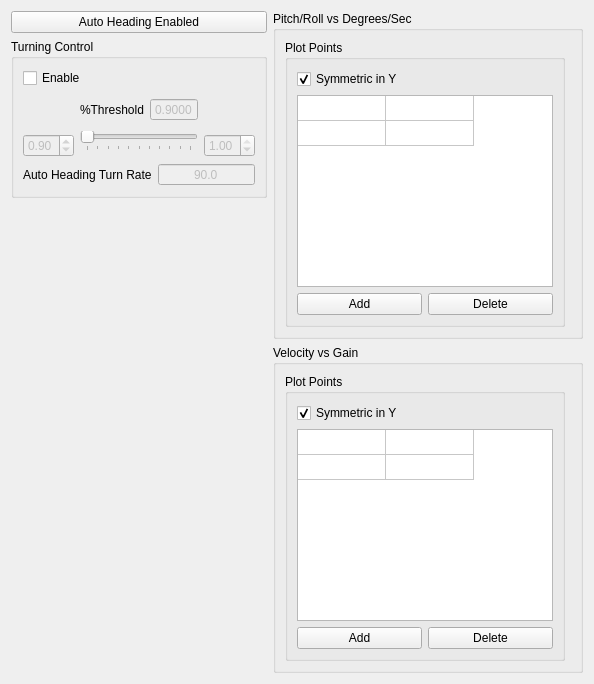
      <widget class="QWidget" name="tab_6">
       <property name="enabled">
        <bool>true</bool>
       </property>
       <attribute name="title">
        <string>Turning</string>
       </attribute>
       <layout class="QHBoxLayout" name="horizontalLayout_58" stretch="0,5">
        <item>
         <layout class="QVBoxLayout" name="verticalLayout_29">
          <item>
           <widget class="QPushButton" name="headingStatusButton">
            <property name="text">
             <string>Auto Heading Enabled</string>
            </property>
           </widget>
          </item>
          <item>
           <widget class="QGroupBox" name="groupBox_15">
            <property name="enabled">
             <bool>true</bool>
            </property>
            <property name="toolTip">
             <string/>
            </property>
            <property name="title">
             <string>Turning Control</string>
            </property>
            <layout class="QVBoxLayout" name="verticalLayout_25">
             <item>
              <widget class="QCheckBox" name="thresholdTurningEnabled">
               <property name="text">
                <string>Enable</string>
               </property>
              </widget>
             </item>
             <item>
              <layout class="QHBoxLayout" name="horizontalLayout_62">
               <item>
                <layout class="QVBoxLayout" name="verticalLayout_33">
                 <item>
                  <spacer name="verticalSpacer_6">
                   <property name="orientation">
                    <enum>Qt::Vertical</enum>
                   </property>
                   <property name="sizeType">
                    <enum>QSizePolicy::Minimum</enum>
                   </property>
                   <property name="sizeHint" stdset="0">
                    <size>
                     <width>20</width>
                     <height>40</height>
                    </size>
                   </property>
                  </spacer>
                 </item>
                 <item>
                  <widget class="QDoubleSpinBox" name="minThresholdScale">
                   <property name="enabled">
                    <bool>false</bool>
                   </property>
                   <property name="maximum">
                    <double>1.000000000000000</double>
                   </property>
                   <property name="singleStep">
                    <double>0.010000000000000</double>
                   </property>
                   <property name="value">
                    <double>0.900000000000000</double>
                   </property>
                  </widget>
                 </item>
                </layout>
               </item>
               <item>
                <layout class="QVBoxLayout" name="verticalLayout_24">
                 <item>
                  <layout class="QHBoxLayout" name="horizontalLayout_46">
                   <item>
                    <widget class="QLabel" name="label_36">
                     <property name="text">
                      <string>%Threshold</string>
                     </property>
                    </widget>
                   </item>
                   <item>
                    <widget class="QDoubleSpinBox" name="thresholdWeight">
                     <property name="enabled">
                      <bool>false</bool>
                     </property>
                     <property name="alignment">
                      <set>Qt::AlignCenter</set>
                     </property>
                     <property name="buttonSymbols">
                      <enum>QAbstractSpinBox::NoButtons</enum>
                     </property>
                     <property name="decimals">
                      <number>4</number>
                     </property>
                     <property name="maximum">
                      <double>1.000000000000000</double>
                     </property>
                     <property name="singleStep">
                      <double>0.010000000000000</double>
                     </property>
                     <property name="value">
                      <double>0.900000000000000</double>
                     </property>
                    </widget>
                   </item>
                  </layout>
                 </item>
                 <item>
                  <widget class="QSlider" name="thresholdTurningSlider">
                   <property name="enabled">
                    <bool>false</bool>
                   </property>
                   <property name="maximum">
                    <number>100</number>
                   </property>
                   <property name="value">
                    <number>0</number>
                   </property>
                   <property name="sliderPosition">
                    <number>0</number>
                   </property>
                   <property name="orientation">
                    <enum>Qt::Horizontal</enum>
                   </property>
                   <property name="tickPosition">
                    <enum>QSlider::TicksBelow</enum>
                   </property>
                  </widget>
                 </item>
                </layout>
               </item>
               <item>
                <layout class="QVBoxLayout" name="verticalLayout_34">
                 <item>
                  <spacer name="verticalSpacer_7">
                   <property name="orientation">
                    <enum>Qt::Vertical</enum>
                   </property>
                   <property name="sizeType">
                    <enum>QSizePolicy::Minimum</enum>
                   </property>
                   <property name="sizeHint" stdset="0">
                    <size>
                     <width>20</width>
                     <height>40</height>
                    </size>
                   </property>
                  </spacer>
                 </item>
                 <item>
                  <widget class="QDoubleSpinBox" name="maxThresholdScale">
                   <property name="enabled">
                    <bool>false</bool>
                   </property>
                   <property name="maximum">
                    <double>1.000000000000000</double>
                   </property>
                   <property name="singleStep">
                    <double>0.010000000000000</double>
                   </property>
                   <property name="value">
                    <double>1.000000000000000</double>
                   </property>
                  </widget>
                 </item>
                </layout>
               </item>
              </layout>
             </item>
             <item>
              <layout class="QHBoxLayout" name="horizontalLayout_67">
               <item>
                <widget class="QLabel" name="label_37">
                 <property name="text">
                  <string>Auto Heading Turn Rate</string>
                 </property>
                </widget>
               </item>
               <item>
                <widget class="QDoubleSpinBox" name="autoHeadingTurnRate">
                 <property name="enabled">
                  <bool>false</bool>
                 </property>
                 <property name="alignment">
                  <set>Qt::AlignCenter</set>
                 </property>
                 <property name="buttonSymbols">
                  <enum>QAbstractSpinBox::NoButtons</enum>
                 </property>
                 <property name="decimals">
                  <number>1</number>
                 </property>
                 <property name="minimum">
                  <double>0.100000000000000</double>
                 </property>
                 <property name="maximum">
                  <double>1000.000000000000000</double>
                 </property>
                 <property name="singleStep">
                  <double>1.000000000000000</double>
                 </property>
                 <property name="value">
                  <double>90.000000000000000</double>
                 </property>
                </widget>
               </item>
              </layout>
             </item>
            </layout>
           </widget>
          </item>
          <item>
           <spacer name="verticalSpacer_11">
            <property name="orientation">
             <enum>Qt::Vertical</enum>
            </property>
            <property name="sizeHint" stdset="0">
             <size>
              <width>20</width>
              <height>40</height>
             </size>
            </property>
           </spacer>
          </item>
         </layout>
        </item>
        <item>
         <layout class="QVBoxLayout" name="verticalLayout_32">
          <item>
           <widget class="QGroupBox" name="groupBox_17">
            <property name="title">
             <string>Pitch/Roll vs Degrees/Sec</string>
            </property>
            <layout class="QHBoxLayout" name="horizontalLayout_57" stretch="0,10">
             <item>
              <widget class="QGroupBox" name="groupBox_7">
               <property name="title">
                <string>Plot Points</string>
               </property>
               <layout class="QVBoxLayout" name="verticalLayout_27">
                <item>
                 <widget class="QCheckBox" name="plotSymmetricCheckBox">
                  <property name="text">
                   <string>Symmetric in Y</string>
                  </property>
                  <property name="checked">
                   <bool>true</bool>
                  </property>
                 </widget>
                </item>
                <item>
                 <layout class="QVBoxLayout" name="verticalLayout_26">
                  <item>
                   <widget class="QTableWidget" name="plotTableWidget">
                    <property name="rowCount">
                     <number>2</number>
                    </property>
                    <property name="columnCount">
                     <number>2</number>
                    </property>
                    <attribute name="horizontalHeaderVisible">
                     <bool>false</bool>
                    </attribute>
                    <attribute name="horizontalHeaderCascadingSectionResizes">
                     <bool>false</bool>
                    </attribute>
                    <attribute name="horizontalHeaderDefaultSectionSize">
                     <number>88</number>
                    </attribute>
                    <attribute name="horizontalHeaderStretchLastSection">
                     <bool>false</bool>
                    </attribute>
                    <attribute name="verticalHeaderVisible">
                     <bool>false</bool>
                    </attribute>
                    <attribute name="verticalHeaderDefaultSectionSize">
                     <number>25</number>
                    </attribute>
                    <attribute name="verticalHeaderStretchLastSection">
                     <bool>false</bool>
                    </attribute>
                    <row/>
                    <row/>
                    <column/>
                    <column/>
                   </widget>
                  </item>
                  <item>
                   <layout class="QHBoxLayout" name="horizontalLayout_47">
                    <item>
                     <widget class="QPushButton" name="addRowButton">
                      <property name="text">
                       <string>Add</string>
                      </property>
                     </widget>
                    </item>
                    <item>
                     <widget class="QPushButton" name="deleteRowButton">
                      <property name="text">
                       <string>Delete</string>
                      </property>
                     </widget>
                    </item>
                   </layout>
                  </item>
                 </layout>
                </item>
               </layout>
              </widget>
             </item>
             <item>
              <widget class="QStackedWidget" name="ratioDisplayWidget">
               <widget class="QWidget" name="page_5"/>
               <widget class="QWidget" name="page_6"/>
              </widget>
             </item>
            </layout>
           </widget>
          </item>
          <item>
           <widget class="QGroupBox" name="groupBox_18">
            <property name="title">
             <string>Velocity vs Gain</string>
            </property>
            <layout class="QHBoxLayout" name="horizontalLayout_56" stretch="0,10">
             <item>
              <widget class="QGroupBox" name="groupBox_9">
               <property name="title">
                <string>Plot Points</string>
               </property>
               <layout class="QVBoxLayout" name="verticalLayout_30">
                <item>
                 <widget class="QCheckBox" name="plotSymmetricCheckBox_2">
                  <property name="text">
                   <string>Symmetric in Y</string>
                  </property>
                  <property name="checked">
                   <bool>true</bool>
                  </property>
                 </widget>
                </item>
                <item>
                 <layout class="QVBoxLayout" name="verticalLayout_31">
                  <item>
                   <widget class="QTableWidget" name="plotVelocityTableWidget">
                    <property name="rowCount">
                     <number>2</number>
                    </property>
                    <property name="columnCount">
                     <number>2</number>
                    </property>
                    <attribute name="horizontalHeaderVisible">
                     <bool>false</bool>
                    </attribute>
                    <attribute name="horizontalHeaderCascadingSectionResizes">
                     <bool>false</bool>
                    </attribute>
                    <attribute name="horizontalHeaderDefaultSectionSize">
                     <number>88</number>
                    </attribute>
                    <attribute name="horizontalHeaderStretchLastSection">
                     <bool>false</bool>
                    </attribute>
                    <attribute name="verticalHeaderVisible">
                     <bool>false</bool>
                    </attribute>
                    <attribute name="verticalHeaderDefaultSectionSize">
                     <number>25</number>
                    </attribute>
                    <attribute name="verticalHeaderStretchLastSection">
                     <bool>false</bool>
                    </attribute>
                    <row/>
                    <row/>
                    <column/>
                    <column/>
                   </widget>
                  </item>
                  <item>
                   <layout class="QHBoxLayout" name="horizontalLayout_48">
                    <item>
                     <widget class="QPushButton" name="addRowButton_2">
                      <property name="text">
                       <string>Add</string>
                      </property>
                     </widget>
                    </item>
                    <item>
                     <widget class="QPushButton" name="deleteRowButton_2">
                      <property name="text">
                       <string>Delete</string>
                      </property>
                     </widget>
                    </item>
                   </layout>
                  </item>
                 </layout>
                </item>
               </layout>
              </widget>
             </item>
             <item>
              <widget class="QStackedWidget" name="velocityDisplayWidget">
               <widget class="QWidget" name="page_7"/>
               <widget class="QWidget" name="page_8"/>
              </widget>
             </item>
            </layout>
           </widget>
          </item>
         </layout>
        </item>
       </layout>
      </widget>
